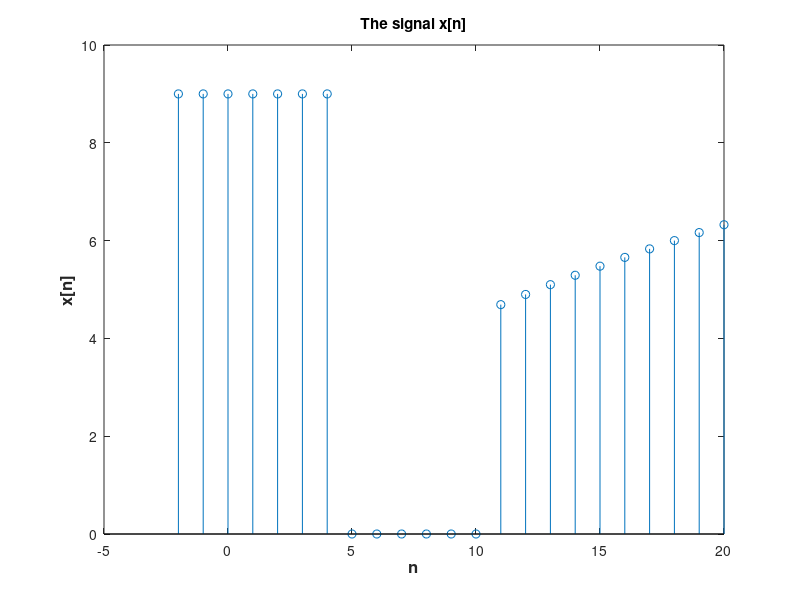

MATLAB code for this plot:
n1 = -2:4;
n2 = 5:10;
n3 = 11:20;
n = [n1 n2 n3];

AM = [1 9 3 9 0 0 0 5];
len = length(AM);
s = 0;
decs = 0;
for i = 1:len
    s = s + AM(i);
    if s >= 10
        decs = decs + 1;
        s = mod(s, 10);
    end
end
s = s + decs;
x1 = s * ones(size(n1));
x2 = zeros(size(n2));
x3 = sqrt(2 * n3);
x = [x1 x2 x3];

stem(n, x)
xlabel('n', 'FontSize', 12, 'FontWeight', 'bold')
ylabel('x[n]', 'FontSize', 12, 'FontWeight', 'bold')
title('The signal x[n]')
